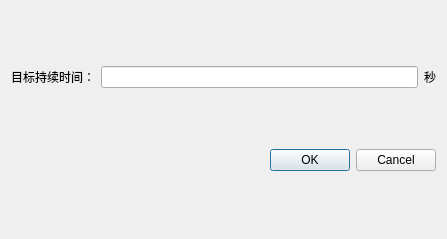
<?xml version="1.0" encoding="UTF-8"?>
<ui version="4.0">
 <class>SettingsDlg</class>
 <widget class="QDialog" name="SettingsDlg">
  <property name="geometry">
   <rect>
    <x>0</x>
    <y>0</y>
    <width>447</width>
    <height>239</height>
   </rect>
  </property>
  <property name="windowTitle">
   <string>SettingsDlg</string>
  </property>
  <layout class="QGridLayout" name="gridLayout">
   <item row="0" column="0">
    <widget class="QLabel" name="label">
     <property name="text">
      <string>目标持续时间：</string>
     </property>
    </widget>
   </item>
   <item row="0" column="1">
    <widget class="QLineEdit" name="lineEdit"/>
   </item>
   <item row="0" column="2">
    <widget class="QLabel" name="label_2">
     <property name="text">
      <string>秒</string>
     </property>
    </widget>
   </item>
   <item row="1" column="1" colspan="2">
    <widget class="QDialogButtonBox" name="buttonBox">
     <property name="standardButtons">
      <set>QDialogButtonBox::Cancel|QDialogButtonBox::Ok</set>
     </property>
    </widget>
   </item>
  </layout>
 </widget>
 <layoutdefault spacing="6" margin="11"/>
 <resources/>
 <connections/>
</ui>
